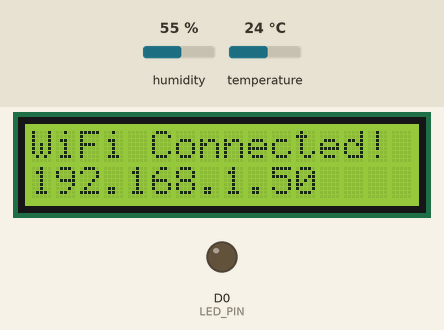
This sketch was run on a simulated ESP8266 (Wemos D1 mini). On the bench: 16×2 character LCD, output pins drawn as LEDs (lit = HIGH). Inputs (shaded band) come from the test bench; at power-on: humidity 55 %, temperature 24 °C. WiFi joins after 1.5 s; servers stay silent unless stated; uploads are accepted with an empty reply; what the sketch prints to the serial monitor is not drawn.

Above: at 2.2 s.

The sketch:

ESP8266_IoT_Client.ino
```cpp
/*
 * =========================================================================================
 * Project: PushpakBhure - IoT Smart Environment Monitoring, LCD & LED Automation
 * Designed & Developed by: Gopal & Saqlain
 * Dept of Electrical Engineering, Govt College of Engineering Yavatmal
 *
 * Target Board: ESP8266 (NodeMCU / WeMos D1 Mini)
 *
 * Hardware Connections:
 * -----------------------------------------------------------------------------------------
 * Component        ESP8266 Pin      GPIO Number    Note
 * -----------------------------------------------------------------------------------------
 * DHT11 Data Pin   D5               GPIO 14        Sensor Data (Use 10k pull-up if naked)
 * LED Anode (+)    D0               GPIO 16        Active HIGH Output (Series with 220Ω)
 * LED Cathode (-)  GND              GND            Ground
 * LCD I2C SCL      D1               GPIO 5         I2C Clock
 * LCD I2C SDA      D2               GPIO 4         I2C Data
 * LCD I2C VCC      VIN / 5V         5V             Requires 5V for backlight contrast
 * LCD I2C GND      GND              GND            Common Ground
 * -----------------------------------------------------------------------------------------
 *
 * Required Arduino Libraries (Install via Arduino IDE Library Manager):
 * 1. "DHT sensor library" by Adafruit
 * 2. "Adafruit Unified Sensor" by Adafruit
 * 3. "LiquidCrystal I2C" by Frank de Brabander / Marco Schwartz
 * 4. "ArduinoJson" (Version 6.x or 7.x) by Benoit Blanchon
 * =========================================================================================
 */

#include <ESP8266WiFi.h>
#include <ESP8266HTTPClient.h>
#include <WiFiClient.h>
#include <WiFiClientSecureBearSSL.h>
#include <Wire.h>
#include <LiquidCrystal_I2C.h>
#include <DHT.h>
#include <ArduinoJson.h>

// ================= CONFIGURATION =================

// 1. WiFi Credentials (as specified)
const char* WIFI_SSID     = "IoT";
const char* WIFI_PASSWORD = "12345678";

// 2. Backend Server Endpoint (Live Render Deployment)
const char* SERVER_SYNC_URL = "https://iotproject-1-waoe.onrender.com/api/device/sync";

// 3. Pin Definitions
#define DHTPIN        D5      // DHT11 Data Pin (GPIO 14)
#define DHTTYPE       DHT11   // Sensor Model
#define LED_PIN       D0      // LED Output Pin (GPIO 16)
#define LCD_SCL_PIN   D1      // I2C SCL (GPIO 5)
#define LCD_SDA_PIN   D2      // I2C SDA (GPIO 4)

// 4. LCD Address (Usually 0x27 or 0x3F)
LiquidCrystal_I2C lcd(0x27, 16, 2);

// 5. DHT Sensor Object
DHT dht(DHTPIN, DHTTYPE);

// 6. Timing & Polling Variables
unsigned long previousMillis = 0;
const unsigned long SYNC_INTERVAL = 10000; // 10 seconds interval

// Track state to prevent LCD flicker
String lastLcdLine1 = "";
String lastLcdLine2 = "";

// ================= SETUP =================
void setup() {
  Serial.begin(115200);
  delay(500);
  Serial.println();
  Serial.println(F("=================================================="));
  Serial.println(F("   PushpakBhure IoT Hardware Client Initializing   "));
  Serial.println(F(" Dept of Electrical Engg, Govt College Yavatmal   "));
  Serial.println(F("=================================================="));

  // Initialize LED Pin
  pinMode(LED_PIN, OUTPUT);
  digitalWrite(LED_PIN, LOW); // Start with LED OFF

  // Initialize I2C for LCD with explicit SCL & SDA pins
  Wire.begin(LCD_SDA_PIN, LCD_SCL_PIN);
  lcd.init();
  lcd.backlight();
  lcd.clear();
  lcd.setCursor(0, 0);
  lcd.print("PushpakBhure IoT");
  lcd.setCursor(0, 1);
  lcd.print("Connecting WiFi.");

  // Initialize DHT Sensor
  dht.begin();

  // Connect to WiFi
  connectToWiFi();
}

// ================= MAIN LOOP =================
void loop() {
  // Check WiFi connection and reconnect if dropped
  if (WiFi.status() != WL_CONNECTED) {
    Serial.println(F("[WiFi] Connection lost. Reconnecting..."));
    connectToWiFi();
  }

  // Periodic 10-second sync routine
  unsigned long currentMillis = millis();
  if (currentMillis - previousMillis >= SYNC_INTERVAL || previousMillis == 0) {
    previousMillis = currentMillis;
    syncWithServer();
  }

  delay(50); // Small yield to prevent WDT reset
}

// ================= WIFI CONNECTION HELPER =================
void connectToWiFi() {
  Serial.print(F("[WiFi] Connecting to SSID: "));
  Serial.println(WIFI_SSID);

  WiFi.mode(WIFI_STA);
  WiFi.begin(WIFI_SSID, WIFI_PASSWORD);

  int attempts = 0;
  while (WiFi.status() != WL_CONNECTED && attempts < 30) {
    delay(500);
    Serial.print(".");
    attempts++;
  }
  Serial.println();

  if (WiFi.status() == WL_CONNECTED) {
    Serial.println(F("[WiFi] Connected Successfully!"));
    Serial.print(F("[WiFi] IP Address: "));
    Serial.println(WiFi.localIP());

    lcd.clear();
    lcd.setCursor(0, 0);
    lcd.print("WiFi Connected!");
    lcd.setCursor(0, 1);
    lcd.print(WiFi.localIP().toString());
    delay(2000);
  } else {
    Serial.println(F("[WiFi] Failed to connect. Will retry in loop..."));
    lcd.clear();
    lcd.setCursor(0, 0);
    lcd.print("WiFi Conn Failed");
    lcd.setCursor(0, 1);
    lcd.print("Check SSID/Pass");
  }
}

// ================= SYNC WITH BACKEND (POST DHT11 + GET LED/LCD) =================
void syncWithServer() {
  Serial.println(F("--------------------------------------------------"));
  Serial.println(F("[Sync] Starting 10-second server synchronization..."));

  // 1. Read DHT11 Sensor
  float temperature = dht.readTemperature();
  float humidity = dht.readHumidity();

  // Handle sensor reading failure
  if (isnan(temperature) || isnan(humidity)) {
    Serial.println(F("[DHT11] Warning: Failed to read from sensor. Using defaults."));
    temperature = 28.0;
    humidity = 60.0;
  }

  Serial.print(F("[DHT11] Temperature: "));
  Serial.print(temperature);
  Serial.print(F(" °C | Humidity: "));
  Serial.print(humidity);
  Serial.println(F(" %"));

  // 2. Prepare JSON Payload
  StaticJsonDocument<256> docOut;
  docOut["temperature"] = temperature;
  docOut["humidity"] = humidity;

  String jsonPayload;
  serializeJson(docOut, jsonPayload);

  // 3. Send HTTP Request
  WiFiClient client;
  std::unique_ptr<BearSSL::WiFiClientSecure> secureClient;
  HTTPClient http;

  bool isHttps = String(SERVER_SYNC_URL).startsWith("https://");

  if (isHttps) {
    secureClient.reset(new BearSSL::WiFiClientSecure);
    secureClient->setInsecure(); // Skip SSL certificate verification on ESP8266
    http.begin(*secureClient, SERVER_SYNC_URL);
  } else {
    http.begin(client, SERVER_SYNC_URL);
  }

  http.setTimeout(15000); // 15s timeout to handle cloud/Render latency gracefully
  http.setFollowRedirects(HTTPC_STRICT_FOLLOW_REDIRECTS);
  http.addHeader("Content-Type", "application/json");

  int httpResponseCode = http.POST(jsonPayload);
  Serial.print(F("[HTTP] POST Response Code: "));
  Serial.println(httpResponseCode);

  if (httpResponseCode == 200 || httpResponseCode == 201) {
    String responseString = http.getString();
    Serial.print(F("[HTTP] Response: "));
    Serial.println(responseString);

    // 4. Parse Server Response (Contains LED state and LCD lines)
    StaticJsonDocument<512> docIn;
    DeserializationError error = deserializeJson(docIn, responseString);

    if (!error) {
      // Control LED
      int ledState = docIn["led"] | 0;
      digitalWrite(LED_PIN, ledState == 1 ? HIGH : LOW);
      Serial.print(F("[Actuator] LED Pin D0 set to: "));
      Serial.println(ledState == 1 ? F("HIGH (ON)") : F("LOW (OFF)"));

      // Update LCD Display
      const char* line1 = docIn["lcd_line1"] | "PushpakBhure";
      const char* line2 = docIn["lcd_line2"] | "IoT System Ready";

      updateLcd(String(line1), String(line2));
    } else {
      Serial.print(F("[JSON] Deserialization failed: "));
      Serial.println(error.f_str());
    }
  } else {
    Serial.print(F("[HTTP] Sync Error: "));
    Serial.println(http.errorToString(httpResponseCode).c_str());
  }

  http.end();
}

// ================= LCD DISPLAY UPDATE HELPER =================
void updateLcd(String line1, String line2) {
  // Pad strings to 16 characters to overwrite any previous letters cleanly
  while (line1.length() < 16) line1 += " ";
  while (line2.length() < 16) line2 += " ";

  line1 = line1.substring(0, 16);
  line2 = line2.substring(0, 16);

  // Update only if text has changed to prevent unwanted LCD screen flickering
  if (line1 != lastLcdLine1 || line2 != lastLcdLine2) {
    lcd.clear();
    lcd.setCursor(0, 0);
    lcd.print(line1);
    lcd.setCursor(0, 1);
    lcd.print(line2);

    lastLcdLine1 = line1;
    lastLcdLine2 = line2;

    Serial.println(F("[LCD] Screen successfully updated:"));
    Serial.print(F("  Row 1: [")); Serial.print(line1); Serial.println(F("]"));
    Serial.print(F("  Row 2: [")); Serial.print(line2); Serial.println(F("]"));
  }
}
```
